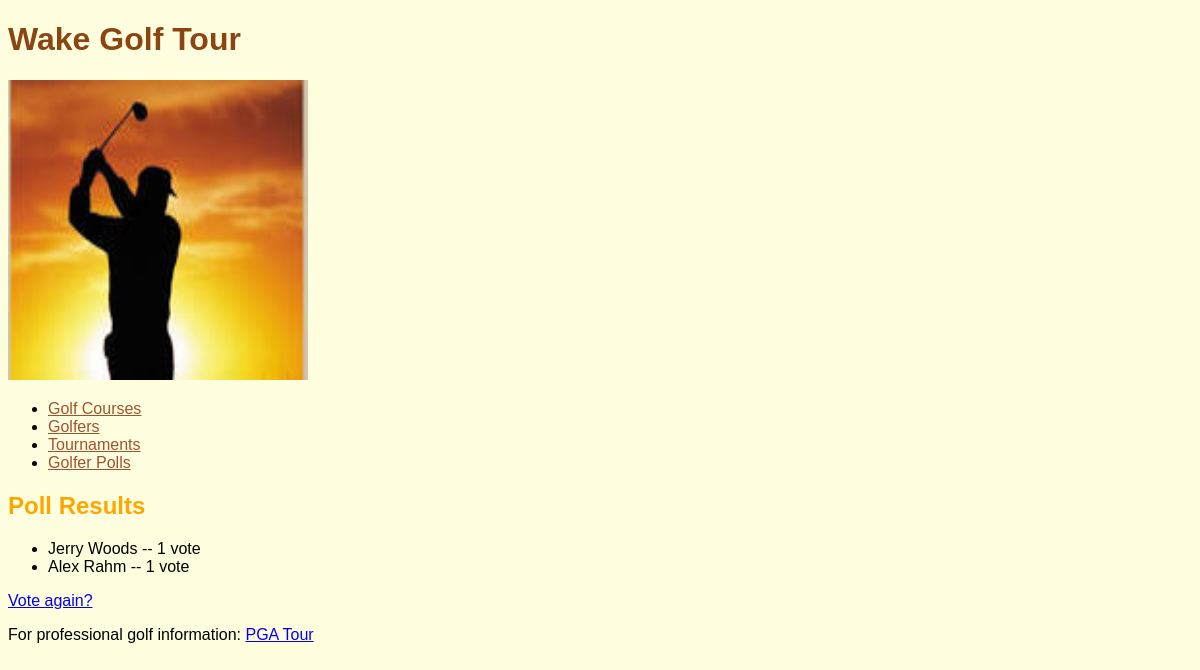
Page /golfer_polls/1/results/ on the committed database.
### golfer_polls/models.py (models this page shows, shortened)
class Choice(models.Model):
    question = models.ForeignKey (Question, on_delete = models.CASCADE)
    choice_text = models.CharField (max_length = 200)
    votes = models.IntegerField (default = 0)

### golfer_polls/views.py (the view)
# urls.py: path('<int:pk>/results/', views.ResultsView.as_view(), name='results'),
class ResultsView(generic.DetailView):
    model=Question
    template_name = 'golfer_polls/results.html'

### golfer_polls/templates/golfer_polls/results.html (shortened to what this page needs)
{% extends parent_template|default:"golfer_polls/base_golfer_polls.html" %}
{% block content %}
    <h2><a>Poll Results</a></h2>
    <ul>
    {% for choice in question.choice_set.all|dictsortreversed:"votes" %}
        {% if choice.votes > 0 %}
            <li>{{choice.choice_text}} -- {{choice.votes}}
                       vote{{choice.votes|pluralize}}</li>
        {% endif %}
    {%endfor%}
    </ul>
    <a href="{% url 'golfer_polls:detail' question.id %}">Vote again?</a>
{% endblock %}

### golfer_polls/static/golfer_polls/styles.css (style rules this page uses)
body { background-color: lightyellow; font-family: Verdana, Geneva, sans-serif }
h2 { color: orange; font-family: "Comic Sans MS", cursive, sans-serif margin-left: 20px; }

### rows in the picture
Choice: choice_text "Jerry Woods", votes "1"
Choice: choice_text "Alex Rahm", votes "1"
